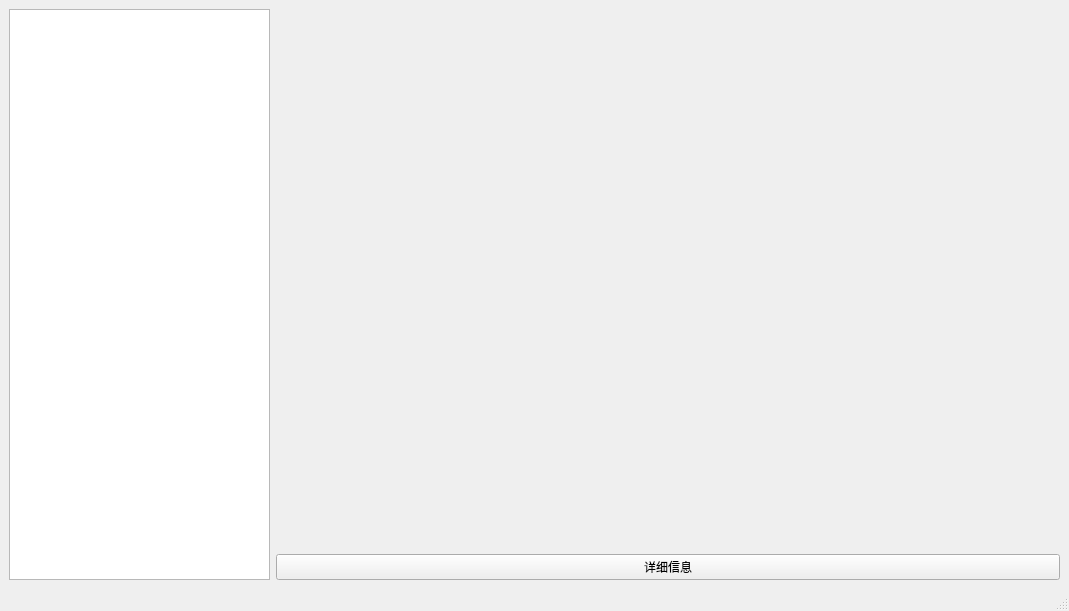
<?xml version="1.0" encoding="UTF-8"?>
<ui version="4.0">
 <class>MainWindow</class>
 <widget class="QMainWindow" name="MainWindow">
  <property name="geometry">
   <rect>
    <x>0</x>
    <y>0</y>
    <width>1069</width>
    <height>611</height>
   </rect>
  </property>
  <property name="windowTitle">
   <string>商城主页</string>
  </property>
  <widget class="QWidget" name="centralwidget">
   <layout class="QHBoxLayout" name="horizontalLayout" stretch="1,3">
    <item>
     <widget class="QTableView" name="tableView">
      <property name="editTriggers">
       <set>QAbstractItemView::NoEditTriggers</set>
      </property>
      <property name="tabKeyNavigation">
       <bool>false</bool>
      </property>
      <property name="showDropIndicator" stdset="0">
       <bool>false</bool>
      </property>
      <property name="dragDropOverwriteMode">
       <bool>false</bool>
      </property>
      <property name="selectionMode">
       <enum>QAbstractItemView::SingleSelection</enum>
      </property>
      <property name="selectionBehavior">
       <enum>QAbstractItemView::SelectRows</enum>
      </property>
     </widget>
    </item>
    <item>
     <layout class="QVBoxLayout" name="verticalLayout">
      <item>
       <widget class="QLabel" name="img">
        <property name="styleSheet">
         <string notr="true">border-image: url(:/image/pic/1.jpg);</string>
        </property>
        <property name="text">
         <string/>
        </property>
       </widget>
      </item>
      <item>
       <widget class="QPushButton" name="pushButton">
        <property name="text">
         <string>详细信息</string>
        </property>
       </widget>
      </item>
     </layout>
    </item>
   </layout>
  </widget>
  <widget class="QMenuBar" name="menubar">
   <property name="geometry">
    <rect>
     <x>0</x>
     <y>0</y>
     <width>1069</width>
     <height>22</height>
    </rect>
   </property>
  </widget>
  <widget class="QStatusBar" name="statusbar"/>
 </widget>
 <resources/>
 <connections/>
</ui>
